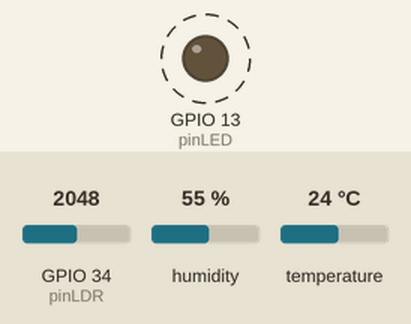
This sketch was run on a simulated ESP32. On the bench: output pins drawn as LEDs (lit = HIGH). Dashed ring = blinking. Inputs (shaded band) come from the test bench; at power-on: GPIO 34 (pinLDR) = 2048, humidity 55 %, temperature 24 °C. WiFi joins after 1.5 s; servers stay silent unless stated; random numbers use the default seed unless the sketch sets one; no MQTT or app messages arrive unless stated; what the sketch prints to the serial monitor is not drawn.

Above: at 1.7 s.
Timing chart, 0 to 6.1 s (numbered marks = the images above):
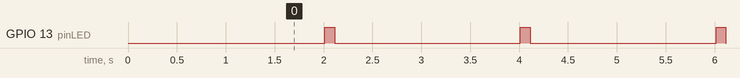

The sketch:

code.ino
```cpp
#include <WiFi.h>
#include <PubSubClient.h>
#include <DHTesp.h>
#include <ArduinoJson.h>

const int pinLDR = 34; // Pino analógico para LDR
const int pinLED = 13; // Pino para LED
const int DHT_PIN = 12; // Pino para DHT22
DHTesp dht;

const char* ssid = "Wokwi-GUEST";
const char* password = "";
const char* mqtt_server = "test.mosquitto.org"; // Servidor MQTT público

WiFiClient espClient;
PubSubClient client(espClient);
unsigned long lastMsg = 0;

void setup_wifi() {
  delay(10);
  Serial.println();
  Serial.print("Connecting to ");
  Serial.println(ssid);

  WiFi.mode(WIFI_STA);
  WiFi.begin(ssid, password);

  while (WiFi.status() != WL_CONNECTED) {
    delay(500);
    Serial.print(".");
  }

  Serial.println("");
  Serial.println("WiFi connected");
  Serial.println("IP address: ");
  Serial.println(WiFi.localIP());
}

void callback(char* topic, byte* payload, unsigned int length) {
  Serial.print("Message arrived [");
  Serial.print(topic);
  Serial.print("] ");
  for (int i = 0; i < length; i++) {
    Serial.print((char)payload[i]);
  }
  Serial.println();
}

void reconnect() {
  while (!client.connected()) {
    Serial.print("Attempting MQTT connection...");
    String clientId = "ESP32Client-";
    clientId += String(random(0xffff), HEX);
    if (client.connect(clientId.c_str())) {
      Serial.println("Connected");
    } else {
      Serial.print("failed, rc=");
      Serial.print(client.state());
      Serial.println(" try again in 5 seconds");
      delay(5000);
    }
  }
}

void setup() {
  Serial.begin(115200);
  setup_wifi();
  client.setServer(mqtt_server, 1883);
  client.setCallback(callback);
  dht.setup(DHT_PIN, DHTesp::DHT22);
  pinMode(pinLED, OUTPUT);
}

void loop() {
  if (!client.connected()) {
    reconnect();
  }
  client.loop();

  unsigned long now = millis();
  if (now - lastMsg > 2000) {
    lastMsg = now;
    TempAndHumidity data = dht.getTempAndHumidity();

    // Ligar o LED para medir a turbidez
    digitalWrite(pinLED, HIGH);
    delay(100); // Espera um pouco para estabilizar a leitura
    int light = map(analogRead(pinLDR), 4063, 32, 0, 100);
    digitalWrite(pinLED, LOW);

    // Inverter a leitura de luz para obter a turbidez
    int turbidity = 100 - light;

    StaticJsonDocument<200> doc;
    doc["temperatura"] = String(data.temperature, 2);
    doc["turbidez"] = String(turbidity);

    String payload;
    serializeJson(doc, payload);
    client.publish("/Medidor/AllData", payload.c_str());

  }
}
```

Measured:
- by itself, GPIO 13 (pinLED): alternates HIGH for 0.10 s and LOW for 1.9 s
